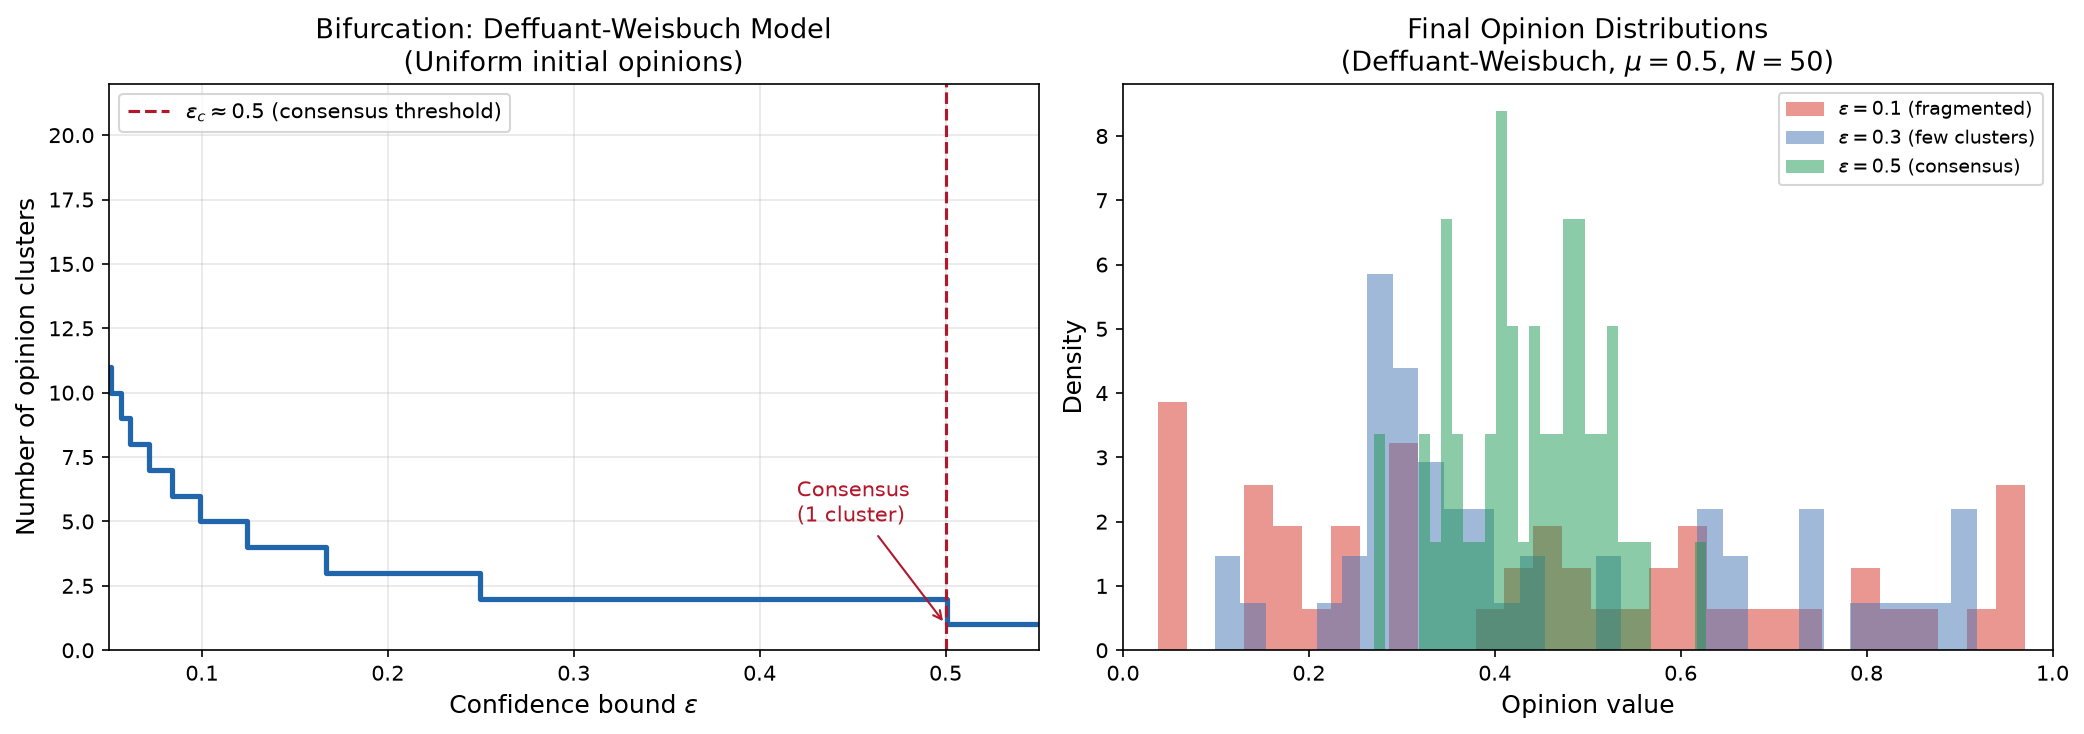

Generate this figure with Python:
"""
Opinion Dynamics: Bifurcation Diagram for Bounded Confidence Models
Shows cluster count as a function of confidence bound epsilon.

Based on:
- Deffuant et al. (2000) "Mixing beliefs among interacting agents"
- Hegselmann & Krause (2002) "Opinion Dynamics and Bounded Confidence"
- Lorenz (2007) "Continuous Opinion Dynamics under Bounded Confidence: A Survey"
"""
import numpy as np
import matplotlib.pyplot as plt

# Bifurcation diagram data
# For uniform initial opinions on [0,1], the number of clusters is:
# N_clusters = floor(1 / (2*epsilon)) + 1  (for epsilon < 0.5)
# At epsilon = 0.5, consensus is reached (1 cluster)

epsilon = np.linspace(0.05, 0.55, 200)
n_clusters = np.floor(1.0 / (2.0 * epsilon)) + 1
n_clusters = np.clip(n_clusters, 1, 20)

# Critical threshold for consensus
eps_consensus = 0.5  # (approximately, for DW model; HK model ~0.19 for N=100)

fig, axes = plt.subplots(1, 2, figsize=(14, 5))

# Left panel: Bifurcation diagram
ax = axes[0]
ax.step(epsilon, n_clusters, where='mid', color='#2166ac', linewidth=2.5)
ax.axvline(x=0.5, color='#b2182b', linestyle='--', linewidth=1.5, label='$\\epsilon_c \\approx 0.5$ (consensus threshold)')
ax.set_xlabel('Confidence bound $\\epsilon$', fontsize=12)
ax.set_ylabel('Number of opinion clusters', fontsize=12)
ax.set_title('Bifurcation: Deffuant-Weisbuch Model\n(Uniform initial opinions)', fontsize=13)
ax.set_xlim(0.05, 0.55)
ax.set_ylim(0, 22)
ax.legend(fontsize=10)
ax.grid(True, alpha=0.3)

# Add annotation
ax.annotate('Consensus\n(1 cluster)', xy=(0.5, 1), xytext=(0.42, 5),
            arrowprops=dict(arrowstyle='->', color='#b2182b'),
            fontsize=10, color='#b2182b')

# Right panel: Schematic opinion trajectories for different epsilon
ax2 = axes[1]
np.random.seed(42)
N_agents = 50
x0 = np.sort(np.random.uniform(0, 1, N_agents))

for eps_val, color, label in [(0.1, '#d73027', '$\\epsilon=0.1$ (fragmented)'),
                                (0.3, '#4575b4', '$\\epsilon=0.3$ (few clusters)'),
                                (0.5, '#1a9850', '$\\epsilon=0.5$ (consensus)')]:
    # Simulate DW model for a few steps
    x = x0.copy()
    trajectory = [x.copy()]
    for step in range(200):
        i, j = np.random.choice(N_agents, 2, replace=False)
        if abs(x[i] - x[j]) < eps_val:
            mu = 0.5  # convergence parameter
            x[i] += mu * (x[j] - x[i])
            x[j] += mu * (x[i] - x[j])
        trajectory.append(x.copy())

    # Plot final distribution
    ax2.hist(trajectory[-1], bins=30, alpha=0.5, color=color, label=label, density=True)

ax2.set_xlabel('Opinion value', fontsize=12)
ax2.set_ylabel('Density', fontsize=12)
ax2.set_title('Final Opinion Distributions\n(Deffuant-Weisbuch, $\\mu=0.5$, $N=50$)', fontsize=13)
ax2.legend(fontsize=9)
ax2.set_xlim(0, 1)

plt.tight_layout()
plt.savefig('/home/err/spaces/Truth/docs/research/culture/img/opinion_dynamics_bifurcation.png', dpi=150, bbox_inches='tight')
print("Saved: opinion_dynamics_bifurcation.png")
